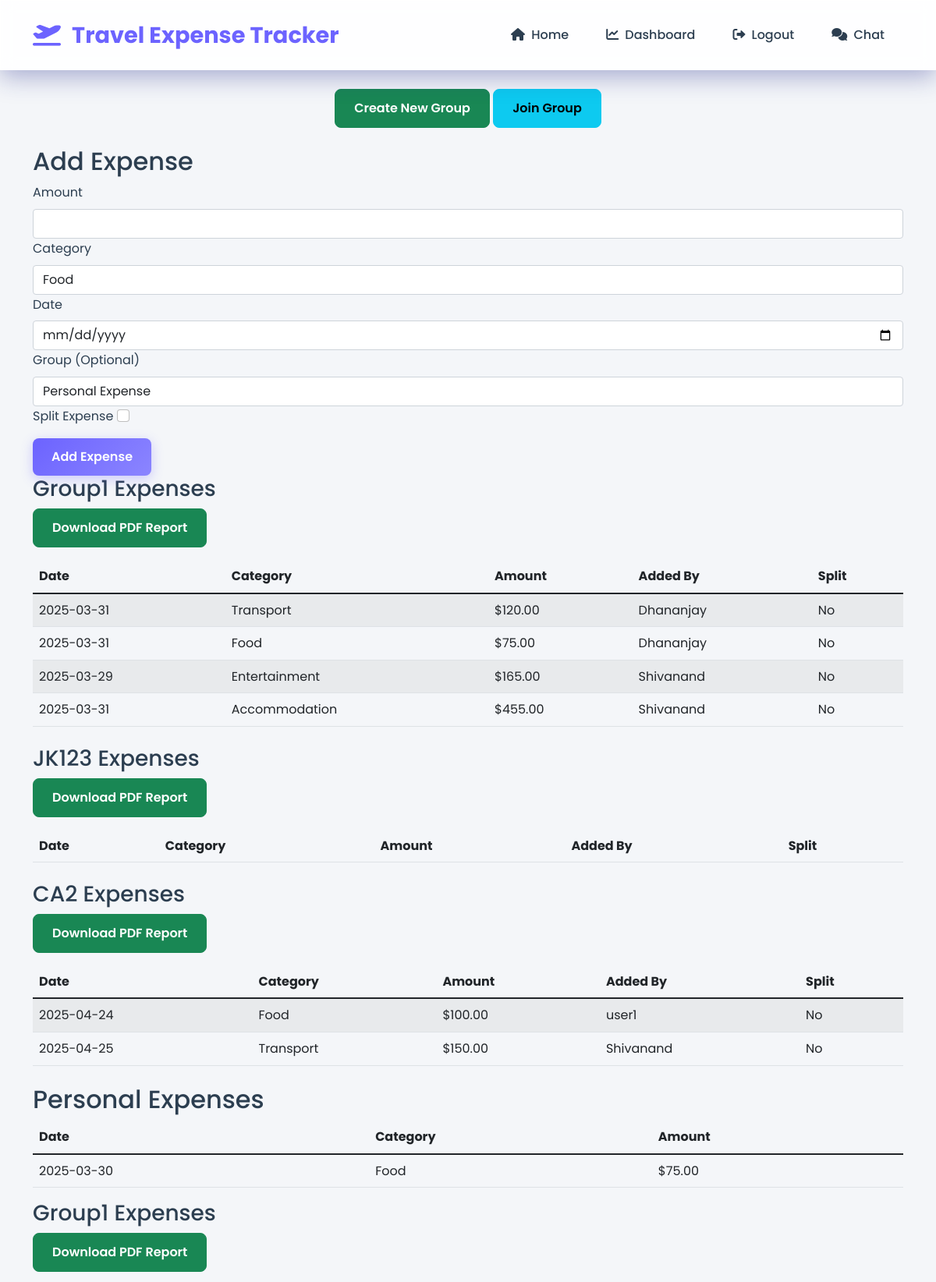
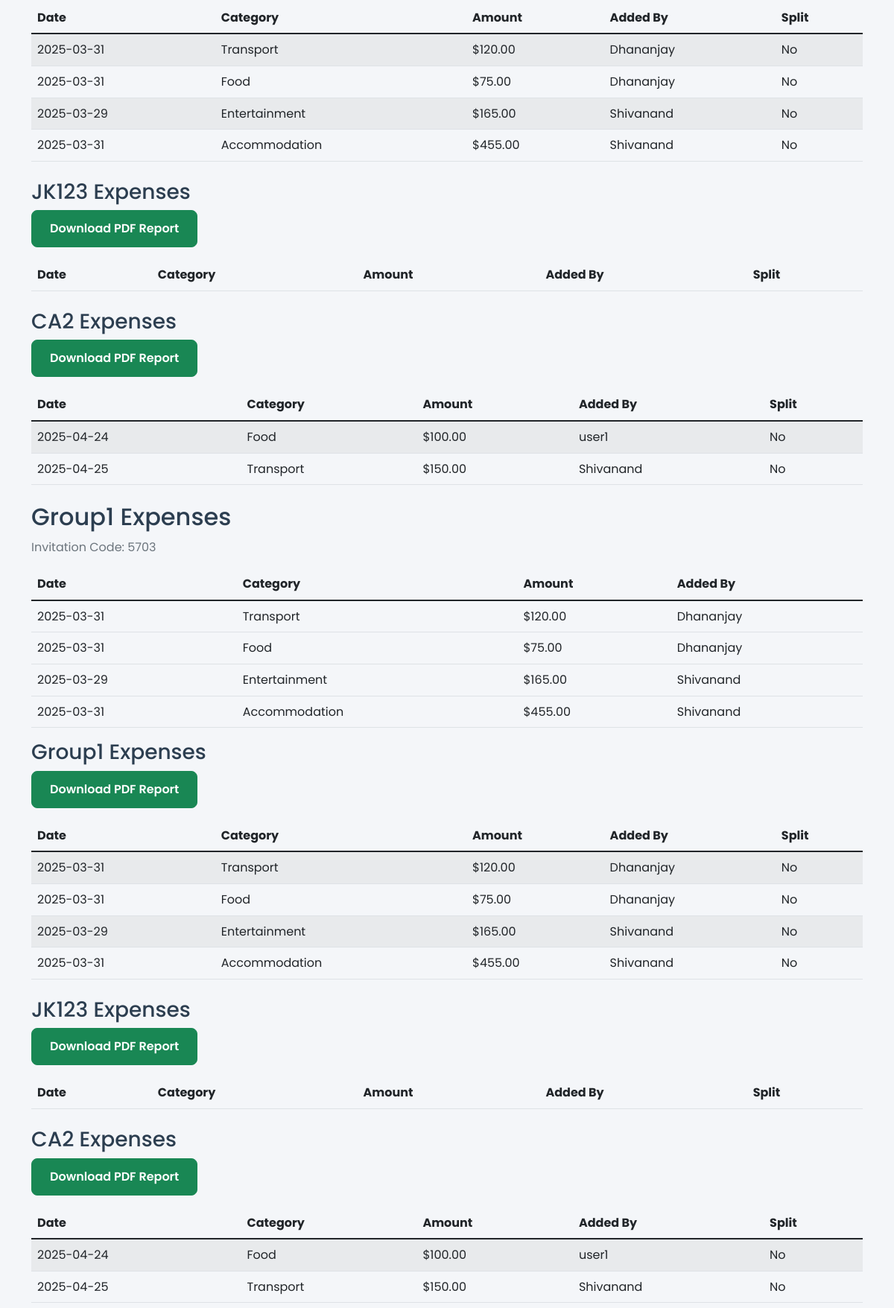
The page /dashboard (signed in, upper part) on the database its author committed (2 pictures, top to bottom).
### models.py (models this page shows, shortened)
class Group(db.Model):
    id = db.Column(db.Integer, primary_key=True)
    name = db.Column(db.String(100), nullable=False)
    invitation_code = db.Column(db.String(4), nullable=False, unique=True)
    created_at = db.Column(db.DateTime, default=datetime.utcnow)
    creator_id = db.Column(db.Integer, db.ForeignKey('user.id'), nullable=False)
    members = db.relationship('User', secondary='user_group', backref=db.backref('groups', lazy='dynamic'))
    expenses = db.relationship('Expense', backref='group', lazy=True)

class Expense(db.Model):
    id = db.Column(db.Integer, primary_key=True)
    user_id = db.Column(db.Integer, db.ForeignKey('user.id', ondelete='CASCADE'), nullable=False)
    group_id = db.Column(db.Integer, db.ForeignKey('group.id', ondelete='SET NULL'), nullable=True)
    amount = db.Column(db.Float, nullable=False)
    category = db.Column(db.String(100), nullable=False)
    description = db.Column(db.String(500))
    date = db.Column(db.DateTime, nullable=False, default=datetime.utcnow)
    is_split = db.Column(db.Boolean, default=False)
    status = db.Column(db.String(20), default='pending')
    splits = db.relationship('ExpenseSplit', backref='expense', lazy=True, cascade='all, delete-orphan')

class User(db.Model, UserMixin):
    id = db.Column(db.Integer, primary_key=True)
    username = db.Column(db.String(80), nullable=False, unique=True)
    email = db.Column(db.String(120), nullable=False, unique=True)
    password = db.Column(db.String(200), nullable=False)
    expenses = db.relationship('Expense', backref='user', lazy=True)
    created_groups = db.relationship('Group', backref='creator', lazy=True, foreign_keys=[Group.creator_id])

### app.py (the view, shortened to what this page needs)
@app.route('/dashboard', methods=['GET', 'POST'])
@login_required
def dashboard():
    form = ExpenseForm()
    groups = current_user.groups.all()
    personal_expenses = Expense.query.filter_by(user_id=current_user.id, group_id=None).all()
    group_expenses = {}
    for group in groups:
        group_expenses[group.id] = Expense.query.filter_by(group_id=group.id).all()
    return render_template('dashboard.html',
                           form=form,
                           personal_expenses=personal_expenses,
                           groups=groups,
                           group_expenses=group_expenses)

### templates/dashboard.html (shortened to what this page needs)
{% extends "base.html" %}
{% block content %}
<div class="dashboard-container">
    <div class="expense-form">
        <div class="mb-4 text-center">
            <a href="{{ url_for('create_group') }}" class="btn btn-success">Create New Group</a>
            <a href="{{ url_for('join_group') }}" class="btn btn-info">Join Group</a>
        </div>
        <h2>Add Expense</h2>
        <form method="POST" action="" id="expenseForm">
            <div class="form-group block-cube block-input">
                {{ form.amount.label(class="form-label") }}
                {{ form.amount(class="form-control") }}
            </div>
            <div class="form-group block-cube block-input">
                {{ form.category.label(class="form-label") }}
                {{ form.category(class="form-control") }}
            </div>
            <div class="form-group block-cube block-input">
                {{ form.date.label(class="form-label") }}
                {{ form.date(class="form-control") }}
            </div>
            <div class="form-group block-cube block-input">
                <label class="form-label">Group (Optional)</label>
                <select name="group_id" class="form-control" id="groupSelect">
                    <option value="">Personal Expense</option>
                </select>
            </div>
            <div class="form-group">
                {{ form.is_split.label }}
                {{ form.is_split(class="form-check-input ml-2", onchange="toggleSplitOptions()") }}
            </div>
            <div class="form-group mt-3">
                {{ form.submit(class="btn btn-primary") }}
            </div>
        </form>
    </div>
</div>
      <div class="expense-table">
        {% for group in groups %}
        <div class="group-expenses mb-4">
            <h3>{{ group.name }} Expenses</h3>
            <a href="{{ url_for('generate_report', group_id=group.id) }}" class="btn btn-success mb-3">
                Download PDF Report
            </a>
            <table class="table table-striped">
                <thead>
                    <tr>
                        <th>Date</th>
                        <th>Category</th>
                        <th>Amount</th>
                        <th>Added By</th>
                        <th>Split</th>
                    </tr>
                </thead>
                <tbody>
                    {% for expense in group_expenses[group.id] %}
                    <tr>
                        <td>{{ expense.date.strftime('%Y-%m-%d') }}</td>
                        <td>{{ expense.category }}</td>
                        <td>${{ "%.2f"|format(expense.amount) }}</td>
                        <td>{{ expense.user.username }}</td>
                        <td>
                            {% if expense.is_split %}
                            <button type="button" class="btn btn-info btn-sm" data-toggle="modal" data-target="#splitDetails{{ expense.id }}">
                                View Split
                            </button>
                            <div class="modal fade" id="splitDetails{{ expense.id }}" tabindex="-1" role="dialog">
                                <div class="modal-dialog" role="document">
                                    <div class="modal-content">
                                        <div class="modal-header">
                                            <h5 class="modal-title">Split Details</h5>
                                            <button type="button" class="close" data-dismiss="modal">
                                                <span>&times;</span>
                                            </button>
                                        </div>
                                        <div class="modal-body">
                                            <table class="table">
                                                <thead>
                                                    <tr>
                                                        <th>User</th>
                                                        <th>Amount Owed</th>
                                                        <th>Amount Paid</th>
                                                        <th>Balance</th>
                                                    </tr>
                                                </thead>
                                                <tbody>
                                                    {% for split in expense.splits %}
                                                    <tr>
                                                        <td>{{ split.user.username }}</td>
                                                        <td>${{ "%.2f"|format(split.amount_owed) }}</td>
                                                        <td>${{ "%.2f"|format(split.amount_paid) }}</td>
                                                        <td>${{ "%.2f"|format(split.balance) }}</td>
                                                    </tr>
                                                    {% endfor %}
                                                </tbody>
                                            </table>
                                        </div>
                                    </div>
                                </div>
                            </div>
                            {% else %}
                            No
                            {% endif %}
                        </td>
                    </tr>
                    {% endfor %}
                </tbody>
            </table>
        </div>
        {% endfor %}
        <h2>Personal Expenses</h2>
        <div class="table-responsive">
            <table class="table table-hover">
                <thead>
                    <tr>
                        <th>Date</th>
                        <th>Category</th>
                        <th>Amount</th>
                    </tr>
                </thead>
                <tbody>
                    {% for expense in personal_expenses %}
                    <tr>
                        <td>{{ expense.date.strftime('%Y-%m-%d') }}</td>
                        <td>{{ expense.category }}</td>
                        <td>${{ "%.2f"|format(expense.amount) }}</td>
                    </tr>
                    {% endfor %}
                </tbody>
            </table>
        </div>
    </div>
    {% for group in groups %}
      <div class="expense-table">
        {% for group in groups %}
        <div class="group-expenses mb-4">
            <h3>{{ group.name }} Expenses</h3>
            <a href="{{ url_for('generate_report', group_id=group.id) }}" class="btn btn-success mb-3">
                Download PDF Report
            </a>
            <table class="table table-striped">
                <thead>
                    <tr>
                        <th>Date</th>
                        <th>Category</th>
                        <th>Amount</th>
                        <th>Added By</th>
                        <th>Split</th>
                    </tr>
                </thead>
                <tbody>
                    {% for expense in group_expenses[group.id] %}
                    <tr>
                        <td>{{ expense.date.strftime('%Y-%m-%d') }}</td>
                        <td>{{ expense.category }}</td>
                        <td>${{ "%.2f"|format(expense.amount) }}</td>
                        <td>{{ expense.user.username }}</td>
                        <td>
                            {% if expense.is_split %}
                            <button type="button" class="btn btn-info btn-sm" data-toggle="modal" data-target="#splitDetails{{ expense.id }}">
                                View Split
                            </button>
                            <div class="modal fade" id="splitDetails{{ expense.id }}" tabindex="-1" role="dialog">
                                <div class="modal-dialog" role="document">
                                    <div class="modal-content">
                                        <div class="modal-header">
                                            <h5 class="modal-title">Split Details</h5>
                                            <button type="button" class="close" data-dismiss="modal">
                                                <span>&times;</span>
                                            </button>
                                        </div>
                                        <div class="modal-body">
                                            <table class="table">
                                                <thead>
                                                    <tr>
                                                        <th>User</th>
                                                        <th>Amount Owed</th>
                                                        <th>Amount Paid</th>
                                                        <th>Balance</th>
                                                    </tr>
                                                </thead>
                                                <tbody>
                                                    {% for split in expense.splits %}
                                                    <tr>
                                                        <td>{{ split.user.username }}</td>
                                                        <td>${{ "%.2f"|format(split.amount_owed) }}</td>
                                                        <td>${{ "%.2f"|format(split.amount_paid) }}</td>
                                                        <td>${{ "%.2f"|format(split.balance) }}</td>
                                                    </tr>
                                                    {% endfor %}
                                                </tbody>
                                            </table>
                                        </div>
                                    </div>
                                </div>
                            </div>
                            {% else %}
                            No
                            {% endif %}
                        </td>
                    </tr>
                    {% endfor %}
                </tbody>
            </table>
        </div>
        {% endfor %}
        <h2>{{ group.name }} Expenses</h2>
        <p class="text-muted mb-3">Invitation Code: {{ group.invitation_code }}</p>
        <div class="table-responsive">
            <table class="table table-hover">
                <thead>
                    <tr>
                        <th>Date</th>
                        <th>Category</th>
                        <th>Amount</th>
                        <th>Added By</th>
                    </tr>
                </thead>
                <tbody>
                    {% for expense in group_expenses[group.id] %}
                    <tr>
                        <td>{{ expense.date.strftime('%Y-%m-%d') }}</td>
                        <td>{{ expense.category }}</td>
                        <td>${{ "%.2f"|format(expense.amount) }}</td>
                        <td>{{ expense.user.username }}</td>
                    </tr>
                    {% endfor %}
                </tbody>
            </table>
        </div>
    </div>
    {% endfor %}
</div>
{% endblock content %}

### templates/base.html (shortened to what this page needs)
<!DOCTYPE html>
<html lang="en">
<head>
    <link href="https://cdn.jsdelivr.net/npm/bootstrap@5.1.3/dist/css/bootstrap.min.css" rel="stylesheet">
    <link rel="stylesheet" href="{{ url_for('static', filename='css/style.css') }}">
    <link rel="stylesheet" href="{{ url_for('static', filename='css/chat.css') }}">
    <link rel="stylesheet" href="https://cdnjs.cloudflare.com/ajax/libs/font-awesome/6.0.0/css/all.min.css">
</head>
<body>
    <nav class="navbar navbar-expand-lg">
        <div class="container">
            <a class="navbar-brand" href="{{ url_for('home') }}">
                <i class="fas fa-plane-departure me-2"></i>
                Travel Expense Tracker
            </a>
            <div class="collapse navbar-collapse justify-content-end" id="navbarNav">
                <div class="navbar-nav align-items-center">
                    <a class="nav-link" href="{{ url_for('home') }}">
                        <i class="fas fa-home me-1"></i> Home
                    </a>
                    {% if current_user.is_authenticated %}
                    <a class="nav-link" href="{{ url_for('dashboard') }}">
                        <i class="fas fa-chart-line me-1"></i> Dashboard
                    </a>
                    <a class="nav-link" href="{{ url_for('logout') }}">
                        <i class="fas fa-sign-out-alt me-1"></i> Logout
                    </a>
                    {% endif %}
                    <a class="nav-link" href="#" id="chat-toggle">
                        <i class="fas fa-comments me-1"></i> Chat
                    </a>
                </div>
            </div>
        </div>
    </nav>
    <div class="container mt-4">
        <div class="content-wrapper">
            {% block content %}{% endblock %}
        </div>
</body>
</html>

### rows shown on the page
Group: name "Group1", invitation_code "5703"
Expense: date "2025-03-31", category "Transport", amount "120.00", user.username "Dhananjay", is_split "No"
Expense: date "2025-03-31", category "Food", amount "75.00", user.username "Dhananjay", is_split "No"
Expense: date "2025-03-29", category "Entertainment", amount "165.00", user.username "Shivanand", is_split "No"
Expense: date "2025-03-31", category "Accommodation", amount "455.00", user.username "Shivanand", is_split "No"
Group: name "JK123"
Group: name "CA2"
Expense: date "2025-04-24", category "Food", amount "100.00", user.username "user1", is_split "No"
Expense: date "2025-04-25", category "Transport", amount "150.00", user.username "Shivanand", is_split "No"
Expense: date "2025-03-30", category "Food", amount "75.00"
